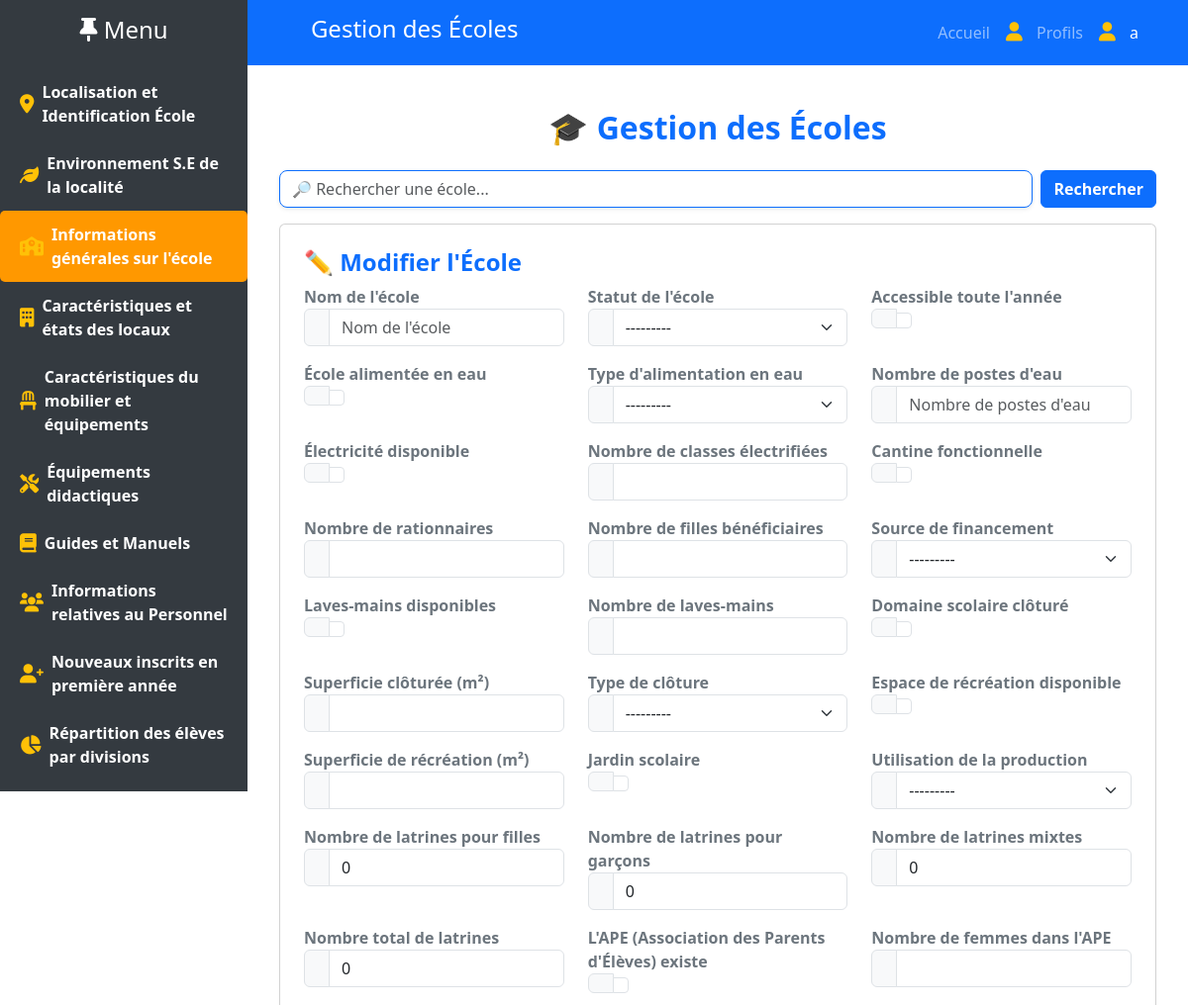
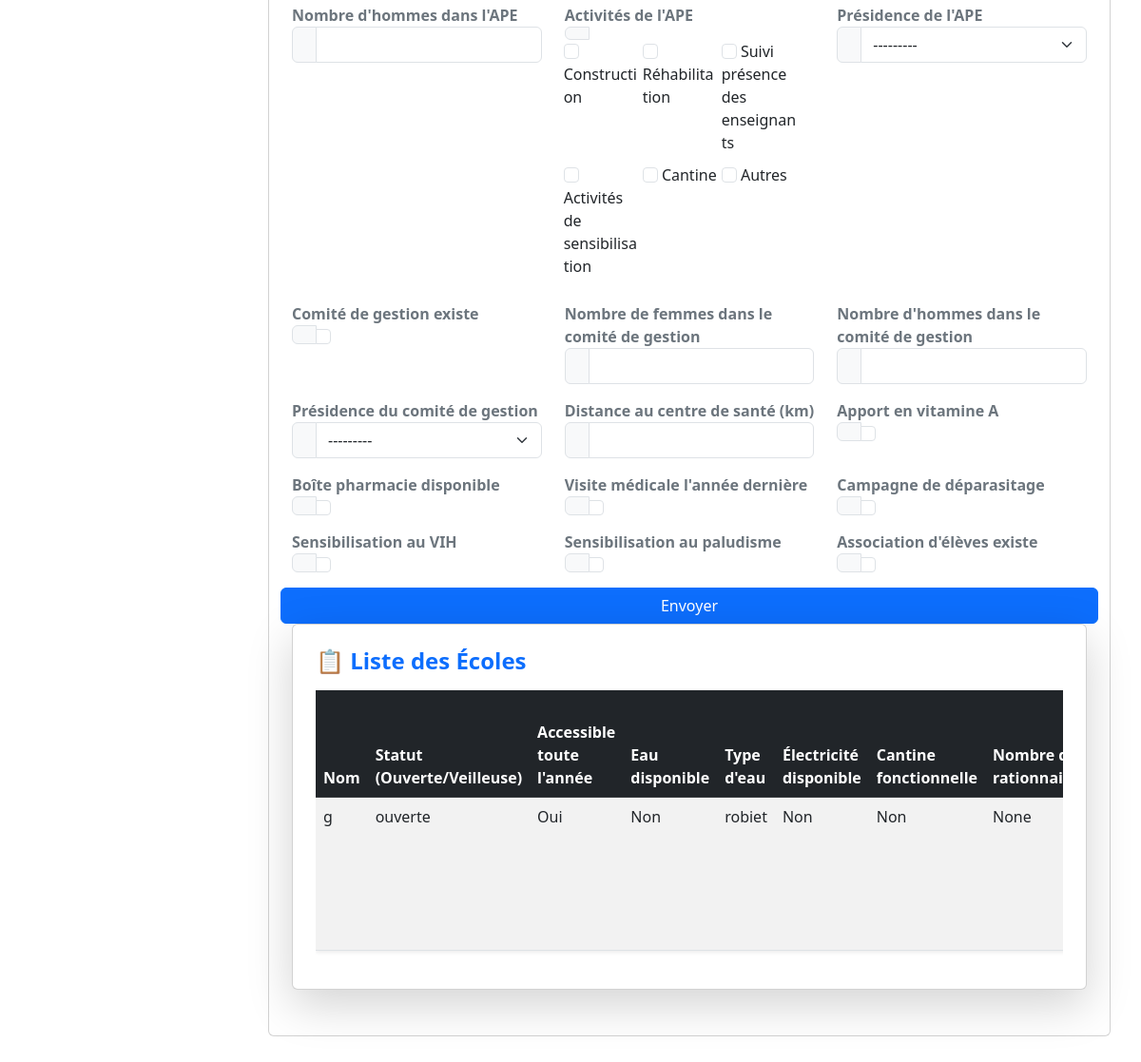
Screenshot of /ecoles/ (signed in) with the database file from the repository (2 pictures, top to bottom).
### app/models.py (models this page shows, shortened)
class Ecole(models.Model):
    nom = models.CharField(max_length=200)  # Nom de l'école
    info_ecole = models.CharField(max_length=20, choices=[
        ('ouverte', 'ouverte'),
        ('veilleuse', 'Veilleuse')
    ], null=True, blank=True)  # Statut de l'école
    accessible_toute_annee = models.BooleanField()  # Accessible toute l'année
    eau_disponible = models.BooleanField()  # École alimentée en eau
    type_eau = models.CharField(max_length=20, choices=[
        ('robiet', 'Robiet'),
        ('citerne', 'Citerne'),
        ('puits_avec_cloture', 'Puits avec cloture'),
        ('puits_avec_margelle', 'Puits avec margelle'),
    ], null=True, blank=True)
    nb_postes_eau = models.IntegerField(null=True, blank=True)  # Nombre de postes d'eau
    electricite_disponible = models.BooleanField()  # Électricité disponible
    nb_classes_electrifiees = models.IntegerField(null=True, blank=True)
    cantine_fonctionnelle = models.BooleanField()
    nb_rationnaires = models.IntegerField(null=True, blank=True)  # Nombre de rationnaires
    nb_de_fille_beneficiaires = models.IntegerField(null=True, blank=True)
    source_financement = models.CharField(max_length=20, choices=[
        ('gvt', 'GVT'),
        ('pam', 'PAM'),
        ('autres', 'Autres'),
    ], null=True, blank=True)  # Ex : Gvt, PAN, etc.
    laves_mains_disponibles = models.BooleanField()
    nb_laves_mains = models.IntegerField(null=True, blank=True)
    domaine_cloture = models.BooleanField()  # Domaine scolaire clôturé
    superficie_cloture = models.DecimalField(max_digits=10, decimal_places=2, null=True, blank=True)
    type_cloture = models.CharField(max_length=20, choices=[
        ('dur', 'Dur'),
        ('banco', 'Banco'),
        ('haie', 'Haie'),
        ('grillage', 'Grillage'),
        ('semi_dur', 'Semi-dur'),
    ], null=True, blank=True)
    espace_recreation_disponible = models.BooleanField()
    superficie_recreation = models.DecimalField(max_digits=10, decimal_places=2, null=True, blank=True)  # Superficie en m²
    jardin_scolaire = models.BooleanField()
    utilisation_de_la_produit = models.CharField(max_length=20, choices=[
        ('vendu', 'Vendu'),
        ('distribue', 'Distribue'),
        ('cantine', 'Cantine'),
    ], null=True, blank=True)  # Utilisation de la production
    nb_latrines_filles = models.IntegerField(default=0, blank=True, null=True)
    nb_latrines_garcons = models.IntegerField(default=0, blank=True, null=True)
    nb_latrines_mixt = models.IntegerField(default=0, blank=True, null=True)
    nb_total_latrines = models.IntegerField(default=0, blank=True, null=True)  # Total calculé
    ape_existe = models.BooleanField()  # APE (Association des Parents d'Élèves) existe
    femmes_ape = models.IntegerField(null=True, blank=True)
    hommes_ape = models.IntegerField(null=True, blank=True)
    activites_ape = models.ManyToManyField(
        'Activite_APE',
        related_name="ecoles",
        help_text="Sélectionnez jusqu'à trois activités."
    )  # Modèle pour stocker les activités
    presidence_ape = models.CharField(max_length=20, choices=[
        ('homme', 'Homme'),
        ('femme', 'Femme'),
    ], null=True, blank=True)  # Normaliser 'Femme' en 'femme'
    comite_gestion_existe = models.BooleanField()
    femmes_comite = models.IntegerField(null=True, blank=True)
    hommes_comite = models.IntegerField(null=True, blank=True)
    presidence_comite = models.CharField(max_length=20, choices=[
        ('homme', 'Homme'),
        ('femme', 'Femme'),
    ], null=True, blank=True)
    distance_centre_sante = models.IntegerField(null=True, blank=True)  # Distance en km
    apport_en_vitamine_A = models.BooleanField()  # Supprimer la duplication de ce champ
    boite_pharmacie_disponible = models.BooleanField()
    visite_médicale_année_dernière = models.BooleanField()
    campagne_de_déparasitage = models.BooleanField()
    campagne_de_sensibilisation_au_VIH = models.BooleanField()  # Sensibilisation au VIH
    campagne_de_sensibilisation_au_palu = models.BooleanField()
    association_eleve = models.BooleanField()

### app/views.py (the view)
# urls.py: path('ecoles/', gestion_ecole, name='gestion_ecole'),
def gestion_ecole(request, pk=None):
    ecole = get_object_or_404(Ecole, pk=pk) if pk else Ecole()
    query = request.GET.get('q', '').strip()  # Supprime les espaces inutiles
    if query:
        ecoles = Ecole.objects.filter(
            Q(nom__icontains=query) | Q(nouveau_code__icontains=query)
        )
    else:
        ecoles = Ecole.objects.all()
    if request.method == "POST":
        form = EcoleForm(request.POST, instance=ecole)
        if form.is_valid():
            form.save()
            messages.success(request, "École enregistrée avec succès !")
            return redirect('gestion_ecole')  # Redirection après succès
        else:
            messages.error(request, "Veuillez corriger les erreurs dans le formulaire.")
    else:
        form = EcoleForm(instance=ecole)
    return render(request, 'app/gestion_ecole.html', {
        'form': form,
        'ecoles': ecoles,
        'ecole': ecole,
        'query': query
    })

### app/models.py (called while the page is built)
    def __str__(self):
        return self.get_nom_display()

### app/templates/app/gestion_ecole.html (shortened to what this page needs)
{% extends 'base.html' %}
{% block content %}
    <div class="container mt-4">
        <h2 class="text-center mb-4 text-primary fw-bold">🎓 Gestion des Écoles</h2>
        <form method="GET" class="mb-3 d-flex">
            <input type="text" name="q" class="form-control me-2 border-primary shadow-sm rounded-3" placeholder="🔎 Rechercher une école..." value="{{ query }}">
            <button type="submit" class="btn btn-primary fw-bold">Rechercher</button>
        </form>
    <div class="card p-4 mb-4">
        <h4 class="text-primary fw-bold">
            {% if ecole %}✏ Modifier l'École{% else %}🏫 Ajouter une École{% endif %}
        </h4>
        <form method="post">
            <div class="row">
                {% for field in form %}
                    <div class="col-md-4 col-sm-6 mb-3">
                        <label class="fw-bold text-secondary">{{ field.label }}</label>
                        <div class="input-group">
                            <span class="input-group-text bg-light text-muted"></span>
                            {% if field.name == 'activites_ape' %}
                                <div class="checkbox-group">
                                    {% for checkbox in field %}
                                        <div class="checkbox-item">
                                            {{ checkbox.tag }} {{ checkbox.choice_label }}
                                        </div>
                                    {% endfor %}
                                </div>
                            {% else %}
                                {{ field }}
                            {% endif %}
                        </div>
                    </div>
                {% endfor %}
            <button type="submit" class="btn btn-primary">Envoyer</button>
        </form>
    </div>
     <div class="card p-4 shadow-lg mb-4">
            <h4 class="text-primary fw-bold mb-3">📋 Liste des Écoles</h4>
            <div class="table-responsive">
                <table class="table table-striped table-hover shadow-sm">
                <thead class="table-dark text-white">
                    <tr>
                        <th>Nom</th>
                        <th>Statut (Ouverte/Veilleuse)</th>
                        <th>Accessible toute l'année</th>
                        <th>Eau disponible</th>
                        <th>Type d'eau</th>
                        <th>Électricité disponible</th>
                        <th>Cantine fonctionnelle</th>
                        <th>Nombre de rationnaires</th>
                </thead>
                <tbody>
                    {% for ecole in ecoles %}
                        <td>{{ ecole.nom }}</td>
                        <td>{{ ecole.info_ecole }}</td>
                        <td>{{ ecole.accessible_toute_annee|yesno:"Oui,Non" }}</td>
                        <td>{{ ecole.eau_disponible|yesno:"Oui,Non" }}</td>
                        <td>{{ ecole.type_eau }}</td>
                        <td>{{ ecole.electricite_disponible|yesno:"Oui,Non" }}</td>
                        <td>{{ ecole.cantine_fonctionnelle|yesno:"Oui,Non" }}</td>
                        <td>{{ ecole.nb_rationnaires }}</td>
                    {% empty %}
                    <tr>
                        <td colspan="3" class="text-center">⛔ Aucune école trouvée.</td>
                    </tr>
                    {% endfor %}
                </tbody>
            </table>
        </div>
    </div>
{% endblock %}

### app/templates/base.html (shortened to what this page needs)
{% load static %}
<!DOCTYPE html>
<html lang="fr">
<head>
    <link href="https://cdn.jsdelivr.net/npm/bootstrap@5.3.0/dist/css/bootstrap.min.css" rel="stylesheet">
    <link rel="stylesheet" href="{% static 'css/style.css' %}">
    <link href="https://cdnjs.cloudflare.com/ajax/libs/font-awesome/6.0.0-beta3/css/all.min.css" rel="stylesheet">
    <link rel="stylesheet" href="https://cdn.jsdelivr.net/npm/bootstrap@5.3.0-alpha1/dist/css/bootstrap.min.css">
</head>
<body>
    <nav class="navbar navbar-expand-lg navbar-dark bg-primary">
        <div class="container">
            <a class="navbar-brand d-flex align-items-center" href="#">
            </a>
              <div class="mx-auto">
                <h1 class="text-white text-center fs-4">Gestion des Écoles</h1>
            </div>
            <ul class="navbar-nav ms-auto">
                <li class="nav-item">
                    <a class="nav-link" href="#">Accueil</a>
                </li>
                <li class="nav-item">
                    <a class="nav-link" href="#"><i class="fas fa-user"></i> Profils</a>
                </li>
                <li class="nav-item">
                    {% if user.is_authenticated %}
                        <a class="nav-link text-white" href="{% url 'login' %}"><i class="fas fa-user"></i> {{ user.username }}</a>
                    {% else %}
                        <a class="nav-link text-danger" href="{% url 'logout' %}"><i class="fas fa-sign-out-alt"></i> Déconnexion</a>
                    {% endif %}
                </li>
            </ul>
        </div>
    </nav>
    <div class="sidebar" id="sidebarMenu">
        <h4 class="text-center text-white p-3"><i class="fas fa-thumbtack"></i> Menu</h4>
        <ul class="nav flex-column">
            <li class="nav-item">
                <a href="{% url 'identification' %}" class="nav-link text-white fw-bold d-flex align-items-center">
                    <i class="fas fa-map-marker-alt me-2"></i> Localisation et Identification École
                </a>
            </li>
            <li class="nav-item">
                <a href="{% url 'gestion_localites' %}" class="nav-link text-white fw-bold d-flex align-items-center">
                    <i class="fas fa-leaf me-2"></i> Environnement S.E de la localité
                </a>
            </li>
            <li class="nav-item">
                <a href="{% url 'gestion_ecole' %}" class="nav-link text-white fw-bold d-flex align-items-center">
                    <i class="fas fa-school me-2"></i> Informations générales sur l'école
                </a>
            </li>
            <li class="nav-item">
                <a href="{% url 'gestion_locaux' %}" class="nav-link text-white fw-bold d-flex align-items-center">
                    <i class="fas fa-building me-2"></i> Caractéristiques et états des locaux
                </a>
            </li>
            <li class="nav-item">
                <a href="{% url 'gestion_mobilier' %}" class="nav-link text-white fw-bold d-flex align-items-center">
                    <i class="fas fa-chair me-2"></i> Caractéristiques du mobilier et équipements
                </a>
            </li>
            <li class="nav-item">
                <a href="{% url 'equipements_didactiques' %}" class="nav-link text-white fw-bold d-flex align-items-center">
                    <i class="fas fa-tools me-2"></i> Équipements didactiques
                </a>
            </li>
            <li class="nav-item">
                <a href="{% url 'gestion_guides' %}" class="nav-link text-white fw-bold d-flex align-items-center">
                    <i class="fas fa-book me-2"></i> Guides et Manuels
                </a>
            </li>
            <li class="nav-item">
                <a href="{% url 'gestion_personnel' %}" class="nav-link text-white fw-bold d-flex align-items-center">
                    <i class="fas fa-users me-2"></i> Informations relatives au Personnel
                </a>
            </li>
            <li class="nav-item">
                <a href="{% url 'gestion_inscriptions' %}" class="nav-link text-white fw-bold d-flex align-items-center">
                    <i class="fas fa-user-plus me-2"></i> Nouveaux inscrits en première année
                </a>
            </li>
            <li class="nav-item">
                <a href="{% url 'gestion_divisions' %}" class="nav-link text-white fw-bold d-flex align-items-center">
                    <i class="fas fa-chart-pie me-2"></i> Répartition des élèves par divisions
                </a>
            </li>
            <li class="nav-item">
                <a href="{% url 'gestion_aires' %}" class="nav-link text-white fw-bold d-flex align-items-center">
                </a>
            </li>
        </ul>
    </div>
    <div class="content">
        {% block content %}{% endblock %}
    </div>
</body>
</html>

### static/images/css/style.css (style rules this page uses)
body { font-family: 'Poppins', sans-serif; background-color: #f8f9fa; }
.sidebar { position: fixed; width: 300px; height: 100vh; overflow-y: auto; z-index: 1000; }
.container { margin-left: 320px; }

### app/templates/app/gestion_ecole.html (style rules this page uses)
.checkbox-group { display: flex; flex-wrap: wrap; }
.checkbox-item { width: 30%; margin-right: 1.5%; margin-bottom: 10px; }
.checkbox-item:nth-child(3n) { margin-right: 0; }

### app/templates/base.html (style rules this page uses)
.sidebar { width: 250px; height: 100vh; background-color: #343a40; color: white; position: fixed; top: 0; left: -250px; overflow-y: auto; z-index: 1000; transition: left 0.3s ease; }
.sidebar .nav-link { color: white; padding: 12px 20px; display: flex; align-items: center; transition: background 0.3s; }
.sidebar .nav-link i { margin-right: 10px; }
.content { margin-left: 0; padding: 20px; transition: margin-left 0.3s ease-in-out; }
@media (min-width: 769px) { .sidebar { left: 0; } }
@media (min-width: 769px) { .content { margin-left: 250px; } }
.nav-link { transition: background-color 0.3s ease, color 0.3s ease; padding: 10px; border-radius: 5px; }
.nav-link i { font-size: 1.2rem; margin-right: 10px; color: #ffc107; }
.nav-link.active { background-color: #ff9800; color: #fff !important; }

### rows the page displays
Ecole: nom "g", info_ecole "ouverte", accessible_toute_annee "Oui", eau_disponible "Non", type_eau "robiet", electricite_disponible "Non", cantine_fonctionnelle "Non", nb_rationnaires "None"

### other values shown
{{ user.username }} "a"
{{ field.label }} "Nom de l'école" "Statut de l'école" "Accessible toute l'année" "École alimentée en eau" "Type d'alimentation en eau" "Nombre de postes d'eau" "Électricité disponible" "Nombre de classes électrifiées" "Cantine fonctionnelle" "Nombre de rationnaires" "Nombre de filles bénéficiaires" "Source de financement" "Laves-mains disponibles" "Nombre de laves-mains" "Domaine scolaire clôturé" "Superficie clôturée (m²)" "Type de clôture" "Espace de récréation disponible" "Superficie de récréation (m²)" "Jardin scolaire" "Utilisation de la production" "Nombre de latrines pour filles" "Nombre de latrines pour garçons" "Nombre de latrines mixtes" "Nombre total de latrines" "L'APE (Association des Parents d'Élèves) existe" "Nombre de femmes dans l'APE" "Nombre d'hommes dans l'APE" "Activités de l'APE" "Présidence de l'APE" "Comité de gestion existe" "Nombre de femmes dans le comité de gestion" "Nombre d'hommes dans le comité de gestion" "Présidence du comité de gestion" "Distance au centre de santé (km)" "Apport en vitamine A" "Boîte pharmacie disponible" "Visite médicale l'année dernière" "Campagne de déparasitage" "Sensibilisation au VIH" "Sensibilisation au paludisme" "Association d'élèves existe"
{{ checkbox.choice_label }} "Construction" "Réhabilitation" "Suivi présence des enseignants" "Activités de sensibilisation" "Cantine" "Autres"
